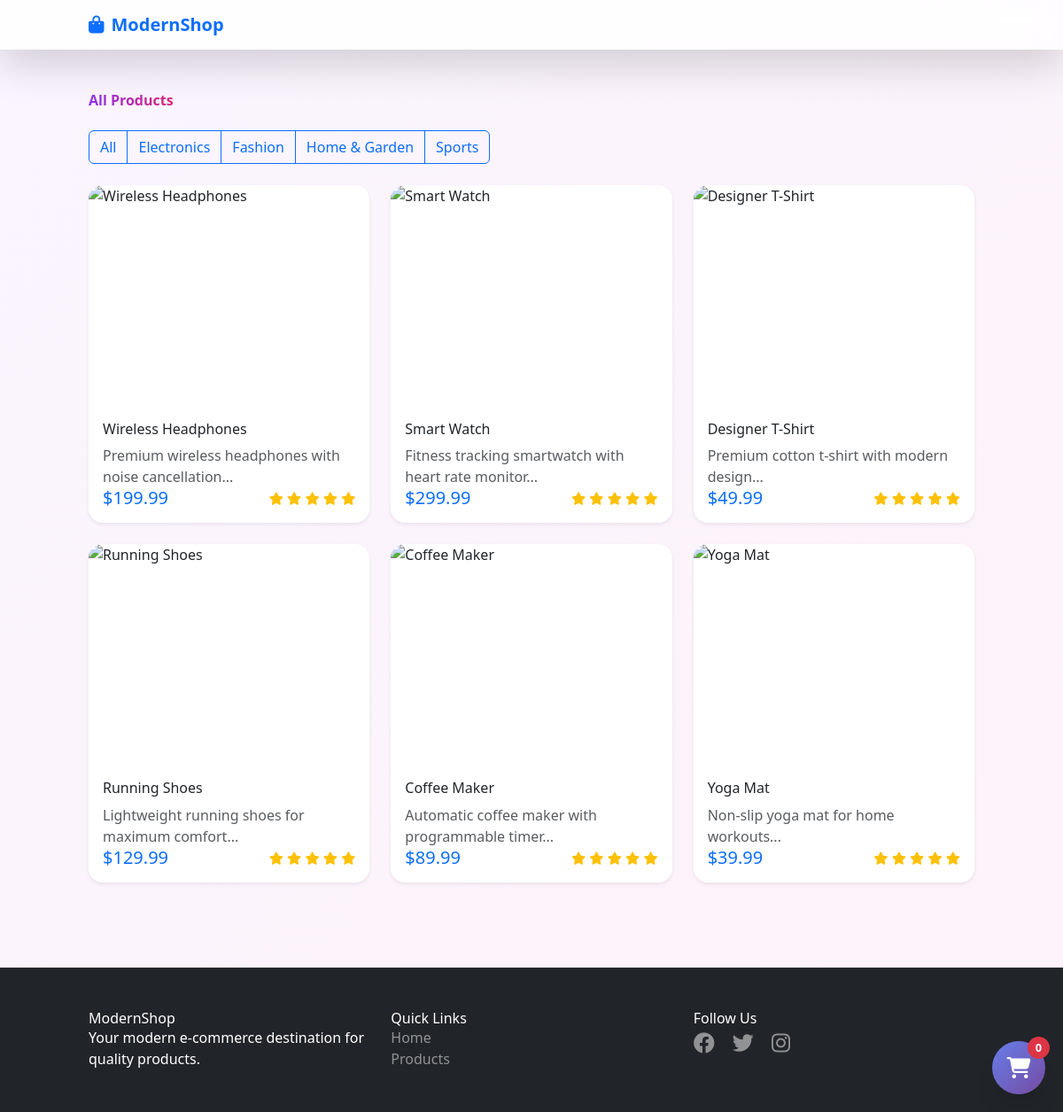
Page /products/ (signed in) on the committed database.
### app/models.py (models this page shows)
class Category(db.Model):
    id = db.Column(db.Integer, primary_key=True)
    name = db.Column(db.String(100), nullable=False)
    products = db.relationship('Product', backref='category', lazy=True)

class Product(db.Model):
    id = db.Column(db.Integer, primary_key=True)
    name = db.Column(db.String(100), nullable=False)
    description = db.Column(db.Text)
    price = db.Column(db.Float, nullable=False)
    image_url = db.Column(db.String(200))
    category_id = db.Column(db.Integer, db.ForeignKey('category.id'))
    stock = db.Column(db.Integer, default=0)
    rating = db.Column(db.Float, default=0.0)
    created_at = db.Column(db.DateTime, default=datetime.utcnow)

### app/blueprints/products.py (the view)
@products.route('/')
def index():
    category_id = request.args.get('category')
    if category_id:
        products_list = Product.query.filter_by(category_id=category_id).all()
    else:
        products_list = Product.query.all()
    categories = Category.query.all()
    return render_template('products/index.html', products=products_list, categories=categories)

### app/templates/products/index.html (shortened to what this page needs)
{% extends "base.html" %}
{% block content %}
<div class="container py-5">
    <h2 class="mb-4" data-aos="fade-up">
        <span class="bg-gradient-to-r from-purple-600 to-pink-600 bg-clip-text text-transparent fw-bold">
        </span>
    </h2>
    <div class="mb-4" data-aos="fade-up">
        <div class="btn-group" role="group">
            <a href="{{ url_for('products.index') }}" class="btn btn-outline-primary">All</a>
            {% for category in categories %}
                <a href="{{ url_for('products.index', category=category.id) }}"
                   class="btn btn-outline-primary">{{ category.name }}</a>
            {% endfor %}
        </div>
    </div>
    <div class="row g-4">
        {% for product in products %}
            <div class="col-md-4" data-aos="fade-up" data-aos-delay="{{ loop.index * 50 }}">
                <div class="product-card card border-0 shadow-sm h-100 hover-lift">
                    <div class="position-relative overflow-hidden">
                    </div>
                    <div class="card-body">
                        <h5 class="card-title">{{ product.name }}</h5>
                        <p class="card-text text-muted">{{ product.description[:80] }}...</p>
                        <div class="d-flex justify-content-between align-items-center">
                            <span class="h5 text-primary mb-0">${{ "%.2f"|format(product.price) }}</span>
                            <div class="rating">
                                {% for i in range(5) %}
                                    <i class="fas fa-star {% if i < product.rating %}text-warning{% else %}text-muted{% endif %}"></i>
                                {% endfor %}
                            </div>
                        </div>
                    </div>
                </div>
            </div>
        {% endfor %}
    </div>
</div>
{% endblock %}

### app/static/css/style.css (style rules this page uses)
:root { --primary-gradient: linear-gradient(135deg, #667eea 0%, #764ba2 100%); --accent-gradient: linear-gradient(135deg, #f093fb 0%, #f5576c 100%); --shadow-light: 0 4px 6px -1px rgba(0, 0, 0, 0.1), 0 2px 4px -1px rgba(0, 0, 0, 0.06); --shadow-medium: 0 10px 15px -3px rgba(0, 0, 0, 0.1), 0 4px 6px -2px rgba(0, 0, 0, 0.05); --shadow-large: 0 20px 25px -5px rgba(0, 0, 0, 0.1), 0 10px 10px -5px rgba(0, 0, 0, 0.04); }
* { transition: all 0.3s ease; }
.product-card { transition: all 0.3s ease; border-radius: 1rem; overflow: hidden; }
.hover-lift { transition: transform 0.3s ease, box-shadow 0.3s ease; }
.btn { position: relative; overflow: hidden; transition: all 0.3s ease; }
.btn::before { content: ''; position: absolute; top: 0; left: -100%; width: 100%; height: 100%; background: linear-gradient(90deg, transparent, rgba(255, 255, 255, 0.2), transparent); transition: left 0.5s; }
.rating .fa-star { font-size: 0.9rem; }

### rows in the picture
Category: name "Electronics"
Category: name "Fashion"
Category: name "Home & Garden"
Category: name "Sports"
Product: name "Wireless Headphones", description "Premium wireless headphones with noise cancellation", price "199.99"
Product: name "Smart Watch", description "Fitness tracking smartwatch with heart rate monitor", price "299.99"
Product: name "Designer T-Shirt", description "Premium cotton t-shirt with modern design", price "49.99"
Product: name "Running Shoes", description "Lightweight running shoes for maximum comfort", price "129.99"
Product: name "Coffee Maker", description "Automatic coffee maker with programmable timer", price "89.99"
Product: name "Yoga Mat", description "Non-slip yoga mat for home workouts", price "39.99"

### other values in the picture
{{ current_user.cart_items|length }} "0"
